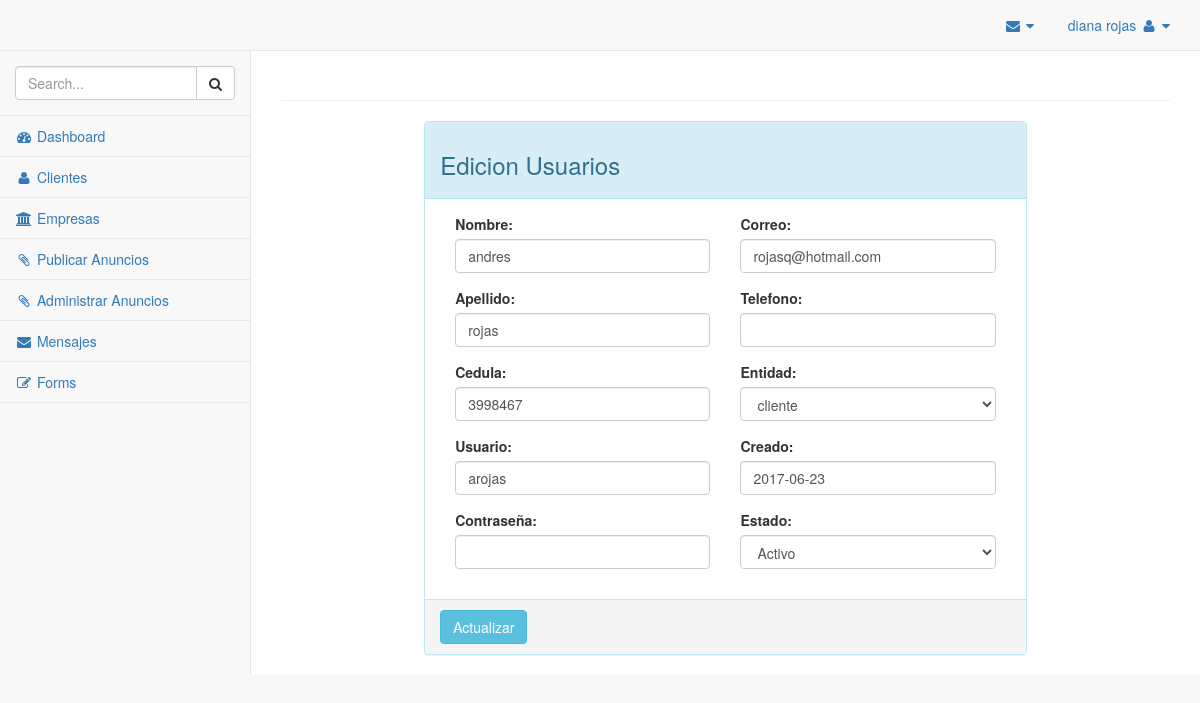
The page /admin/editClientes.php?view=23 (signed in) on the database as committed earlier.
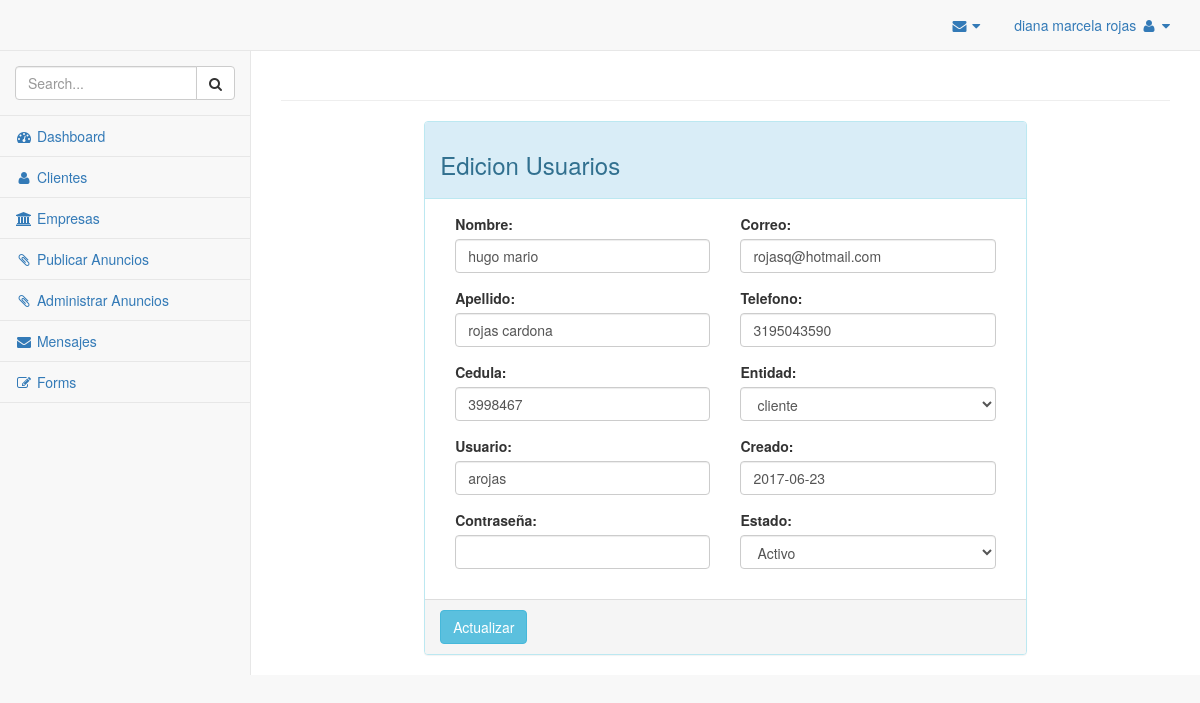
The same page on the database as committed later.
### tables this page shows
CREATE TABLE `user` (
  `user_id` int(11) NOT NULL,
  `user_nombre` varchar(70) NOT NULL,
  `user_apellido` varchar(70) NOT NULL,
  `user_cedula` varchar(15) NOT NULL,
  `user_correo` varchar(100) NOT NULL,
  `user_usuario` varchar(30) NOT NULL,
  `user_telefono` varchar(10) NOT NULL,
  `password` varchar(1200) NOT NULL,
  `user_entidad` set('empresa','cliente','pendiente','') NOT NULL DEFAULT 'pendiente',
  `user_createat` date NOT NULL,
  `user_active` tinyint(1) NOT NULL,
  `user_role` set('ROLE_USER','ROLE_ADMIN','ROLE_SUADMIN','') NOT NULL DEFAULT 'ROLE_USER',
  `user_ip` varchar(20) DEFAULT NULL
);

### admin/editClientes.php (the view, shortened to what the changed rows need)
<?php
if(!isset($_SESSION["session_username"])) {
    header("location:../");
} else {
?>
<!DOCTYPE html>
<html lang="en">
<head>
    <link href="./vendor/bootstrap/css/bootstrap.min.css" rel="stylesheet">
    <link href="./vendor/metisMenu/metisMenu.min.css" rel="stylesheet">
    <link href="./dist/css/sb-admin-2.css" rel="stylesheet">
    <link href="./vendor/font-awesome/css/font-awesome.min.css" rel="stylesheet" type="text/css">
</head>
<body>
    <div id="wrapper">
        <nav class="navbar navbar-default navbar-static-top" role="navigation" style="margin-bottom: 0">
            <div class="navbar-header">
                <a class="navbar-brand" href="index.html">
                <?php if ($_SESSION['user_suadmin'] == "ROLE_SUADMIN"){
                    echo "SUPER ADMINISTRADOR";
                };?></a>
            </div>
            <ul class="nav navbar-top-links navbar-right">
                <li class="dropdown">
                    <a class="dropdown-toggle" data-toggle="dropdown" href="#">
                        <i class="fa fa-envelope fa-fw"></i> <i class="fa fa-caret-down"></i>
                    </a>
                </li>
                 <li class="dropdown">
                    <a class="dropdown-toggle" data-toggle="dropdown" href="#">
                        <?php echo $_SESSION['session_username'];?> <i class="fa fa-user fa-fw"></i> <i class="fa fa-caret-down"></i>
                    </a>
                </li>
            </ul>
            <div class="navbar-default sidebar" role="navigation">
                <div class="sidebar-nav navbar-collapse">
                    <ul class="nav" id="side-menu">
                        <li class="sidebar-search">
                            <div class="input-group custom-search-form">
                                <input type="text" class="form-control" placeholder="Search...">
                                <span class="input-group-btn">
                                <button class="btn btn-default" type="button">
                                    <i class="fa fa-search"></i>
                                </button>
                            </span>
                            </div>
                        </li>
                        <li>
                            <a href="./"><i class="fa fa-dashboard fa-fw"></i> Dashboard</a>
                        </li>
                        <li>
                            <a href="clientes.php"><i class="fa fa-user fa-fw"></i> Clientes</a>
                        </li>
                        <li>
                            <a href="empresa.php"><i class="fa fa-university fa-fw"></i> Empresas</a>
                        </li>
                        <li>
                            <a href="banner.php"><i class="fa fa-paperclip fa-fw"></i> Publicar Anuncios</a>
                        </li>
                        <li>
                            <a href="adminbanner.php"><i class="fa fa-paperclip fa-fw"></i> Administrar Anuncios</a>
                        </li>
                        <li>
                            <a href="message.php"><i class="fa fa-envelope fa-fw"></i> Mensajes</a>
                        </li>
                        <li>
                            <a href="forms.php"><i class="fa fa-edit fa-fw"></i> Forms</a>
                        </li>
                    </ul>
                </div>
            </div>
        </nav>
        <div id="page-wrapper">
            <div class="row">
                <div class="col-lg-12">
                    <h1 class="page-header"></h1>
                </div>
            </div>
            <div class="row">
            <div class="row">
                <div class="col-lg-2"></div>
                <div class="col-lg-8">
                    <div class="panel panel-info">
                        <div class="panel-heading">
                            <h3>Edicion Usuarios</h3>
                        </div>
                    <form action="../logica/edituser.php" method="post">
                    <?php
                          require '../logica/database.php';
                            $user =$_GET['view'];
                            $sql="SELECT * FROM `user` JOIN banner WHERE user_id = '$user' LIMIT 1 ";
                            $re=mysqli_query($conexion, $sql) or die (mysql_error());
                            while ($row=mysqli_fetch_array($re,MYSQLI_ASSOC)){ ?>
                        <div class="panel-body">
                            <div class="col-md-6">
                            <div class="form-group">
                            <label for="">Nombre: </label>
                            <input type="text" name="nombre" class="form-control" value="<?php echo $row['user_nombre'];?>">
                            </div>
                            <div class="form-group">
                            <label for="">Apellido: </label>
                            <input type="text" name="apellido" class="form-control" value="<?php echo $row['user_apellido'];?>">
                            </div>
                            <div class="form-group">
                            <label for="">Cedula: </label>
                            <input type="text" name="cedula" class="form-control" value="<?php echo $row['user_cedula'];?>">
                            </div>
                            <div class="form-group">
                            <label for="">Usuario: </label>
                            <input type="text" name="usuario" class="form-control" value="<?php echo $row['user_usuario'];?>">
                            </div>
                            <div class="form-group">
                            <label for="">Contraseña: </label>
                            <input type="password" name="password" class="form-control">
                            </div>
                            </div>
                            <div class="col-md-6">
                            <div class="form-group">
                            <label for="">Correo: </label>
                            <input type="text" name="correo" class="form-control" value="<?php echo $row['user_correo'];?>">
                            </div>
                            <div class="form-group">
                            <label for="">Telefono: </label>
                            <input type="text" name="telefono" class="form-control" value="<?php echo $row['user_telefono'];?>">
                            </div>
                            <div class="form-group">
                            <label for="">Entidad: </label>
                            <select name="entidad" class="form-control">
                                <option value="<?php echo $row['user_entidad'];?>"><?php echo $row['user_entidad'];?></option>
                            </select>
                            </div>
                            <div class="form-group">
                            <label for="">Creado: </label>
                            <input type="text" name="creado" class="form-control" value="<?php echo $row['user_createat'];?>">
                            </div>
                            <div class="form-group">
                            <label for="">Estado: </label>
                            <select name="estado" class="form-control">
                                <option value="<?php echo $row['user_active'];?>"><?php if ($row['user_active'] == 1){
                                                 echo '<span class="glyphicon glyphicon-ok text-success"> Activo</span>';
                                                } elseif ($row['user_active'] == 0){
                                                 echo '<span class="glyphicon glyphicon-time text-danger"> Pendiente</span>';
                                                };?></option>
                            </select>
                            </div>
                            </div>
                        </div>
                    <?php } ?>
                        <div class="panel-footer">
                            <button type="submit" class="btn btn-info">Actualizar</button>
                        </div>
                    </form>
                    </div>
                </div>
               <div class="col-lg-2"></div>
                                </div>
                            </div>
                        </div>
                    </div>
</body>
</html>
<?php } ?>

Rows that differ between the two databases and show on the page:
changed user "arojas": nombre "andres" → "hugo mario"; apellido "rojas" → "rojas cardona"; telefono (not shown) → "3195043590"
Other text that changed with them:
$_SESSION['session_username']: "diana rojas" → "diana marcela rojas"
